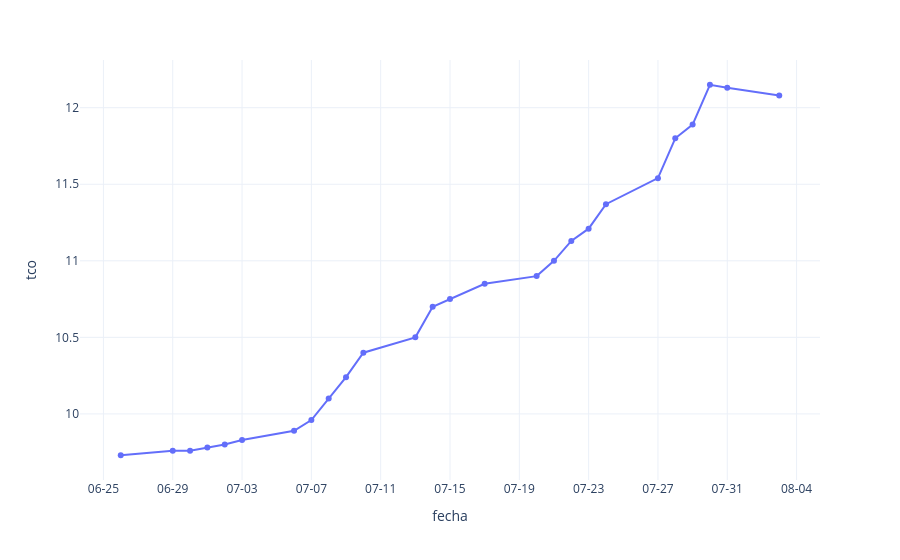

Source (notebook cell):
### Code cell
# Gráfico del indice de calidad del aire

grap = px.line(
    tco,
    x = 'fecha',
    y = 'tco',
    markers = 'o',
    template = 'plotly_white',
)
grap.update_xaxes(
    tickmode="linear",
    dtick=86400000 * 4,
    tickformat="%m-%d",
    # tickangle=90
)
grap.show()

### Figure 1 — Plotly figure (JSON) as saved in the notebook; plotly's stock layout.template omitted (floating-point values rounded to 4 significant figures)
{"data": [{"hovertemplate": "fecha=%{x}<br>tco=%{y}<extra></extra>", "legendgroup": "", "line": {"color": "#636efa", "dash": "solid"}, "marker": {"symbol": "circle"}, "mode": "lines+markers", "name": "", "orientation": "v", "showlegend": false, "type": "scatter", "x": ["2026-06-26", "2026-06-29", "2026-06-30", "2026-07-01", "2026-07-02", "2026-07-03", "2026-07-06", "2026-07-07", "2026-07-08", "2026-07-09", "2026-07-10", "2026-07-13", "2026-07-14", "2026-07-15", "2026-07-17", "2026-07-20", "2026-07-21", "2026-07-22", "2026-07-23", "2026-07-24", "2026-07-27", "2026-07-28", "2026-07-29", "2026-07-30", "2026-07-31", "2026-08-03"], "xaxis": "x", "y": [9.73, 9.76, 9.76, 9.78, 9.8, 9.83, 9.89, 9.96, 10.1, 10.24, 10.4, 10.5, 10.7, 10.75, 10.85, 10.9, 11.0, 11.13, 11.21, 11.37, 11.54, 11.8, 11.89, 12.15, 12.13, 12.08], "yaxis": "y"}], "layout": {"legend": {"tracegroupgap": 0}, "margin": {"t": 60}, "xaxis": {"anchor": "y", "domain": [0, 1], "dtick": 345600000, "tickformat": "%m-%d", "tickmode": "linear", "title": {"text": "fecha"}}, "yaxis": {"anchor": "x", "domain": [0, 1], "title": {"text": "tco"}}}}
